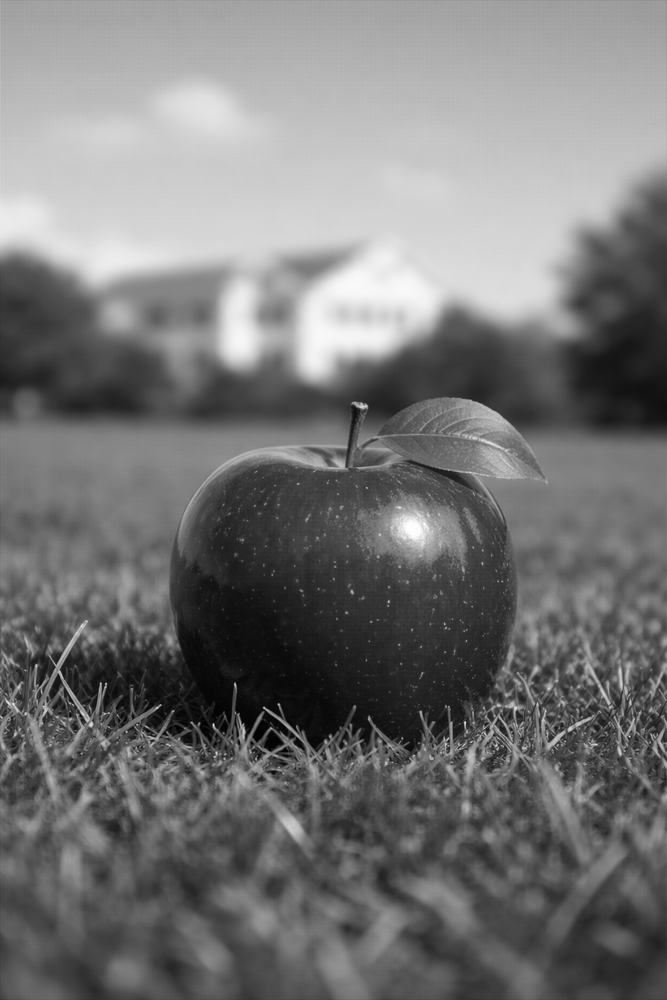
#> input picture for_demosaic.png, 667 x 1000 px, shrunk from 1024 x 1536 before the run
$ python main.py
#> lines starting #> are read from the running program, lines starting #| are printed output that depends on the picture; after the words box and inside, x2 and y2 are one past the last pixel; in counts of white or black regions, pixels touching at a corner belong together
#> further down, img is the input picture: shape (1000, 667) float32; min 0, max 0.996, mean 0.461
import numpy as np
import matplotlib.pyplot as plt
from scipy.ndimage import median_filter

def plot_check_filter(str):
    '''
     By the result of png, we know that the filter is: [[G R] [B G]]
    '''
    img = plt.imread(str)
    # chech the original filter
    sub_00 = img[0::2,0::2]
    sub_01 = img[0::2,1::2]
    sub_10 = img[1::2,0::2]
    sub_11 = img[1::2,1::2]

    subs = [sub_00, sub_01, sub_10, sub_11]

    # plot subplots for these 4 plots
    fig, ax = plt.subplots(2,2)
    for i in range(2):
        for j in range(2):
            ax[i,j].imshow(subs[i*2+j], cmap='gray')
    # save plots as png
    plt.savefig('original_filters.png')
    # show plots
    plt.show()


# Hamilton Adams to interpolate G
def Hamilton_adams(original_img):
    '''
    Args:
        original_img: original image
    Returns:
        interpolated green ndarray
    '''
    img_pad = np.pad(original_img,pad_width = 2,mode = 'reflect')
    R5 = img_pad[2:-2,2:-2] # red center

    # horizontal
    R3 = img_pad[2:-2,0:-4]
    G4 = img_pad[2:-2,1:-3]
    G6 = img_pad[2:-2,3:-1]
    R7 = img_pad[2:-2,4:]

    # verticle
    R1 = img_pad[0:-4,2:-2]
    G2 = img_pad[1:-3,2:-2]
    G8 = img_pad[3:-1,2:-2]
    R9 = img_pad[4:,2:-2]

    # edge detect
    dH = np.abs(G4-G6) + np.abs(2*R5-R3-R7)
    dV = np.abs(G2-G8) + np.abs(2*R5-R1-R9)
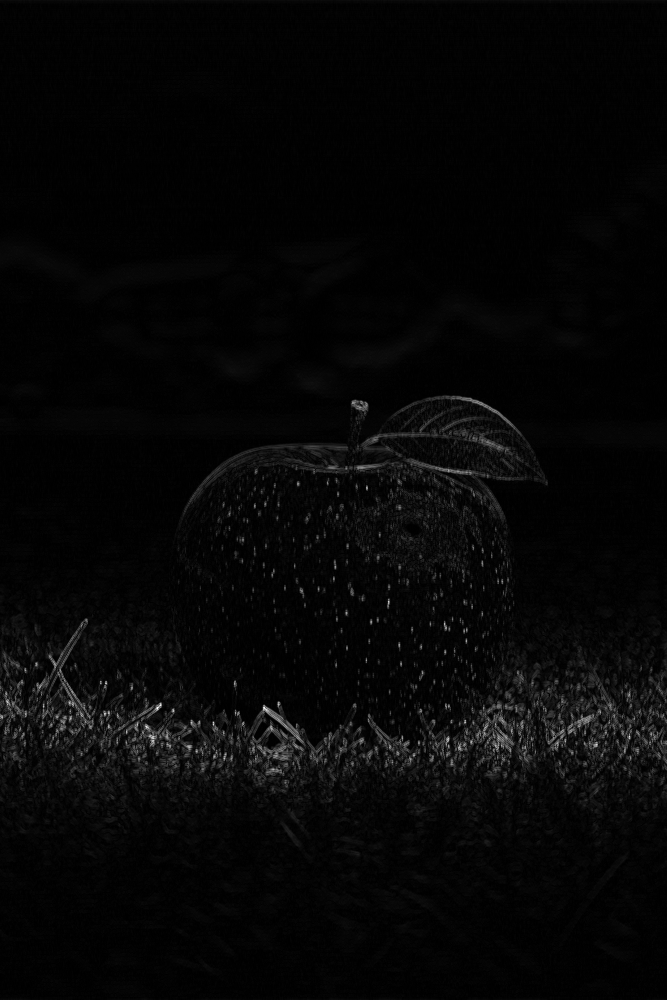
#> dV: shape (1000, 667) float32; min 0, max 1.6, mean 0.0425; drawn with min black and max white


    # mask for green interpolation
    G5 = np.zeros_like(R5)
    mask_h = dH > dV
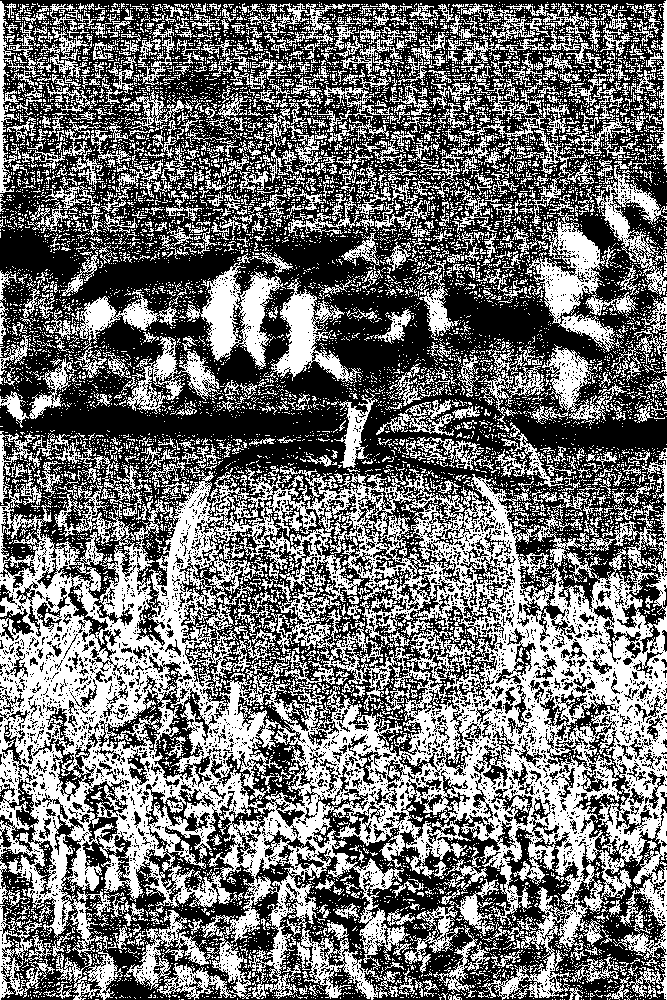
#> mask_h: shape (1000, 667) bool; 44.3% white; 11245 white regions (10318 under 20 px), largest, box (x1, y1, x2, y2) and area: (0, 448, 667, 1000) 153658, (525, 213, 638, 352) 4800, (186, 253, 286, 370) 4270
    G5[mask_h] = (G4[mask_h]+G6[mask_h])/2 + (2*R5[mask_h]-R3[mask_h]-R7[mask_h])/4

    mask_v = dH < dV
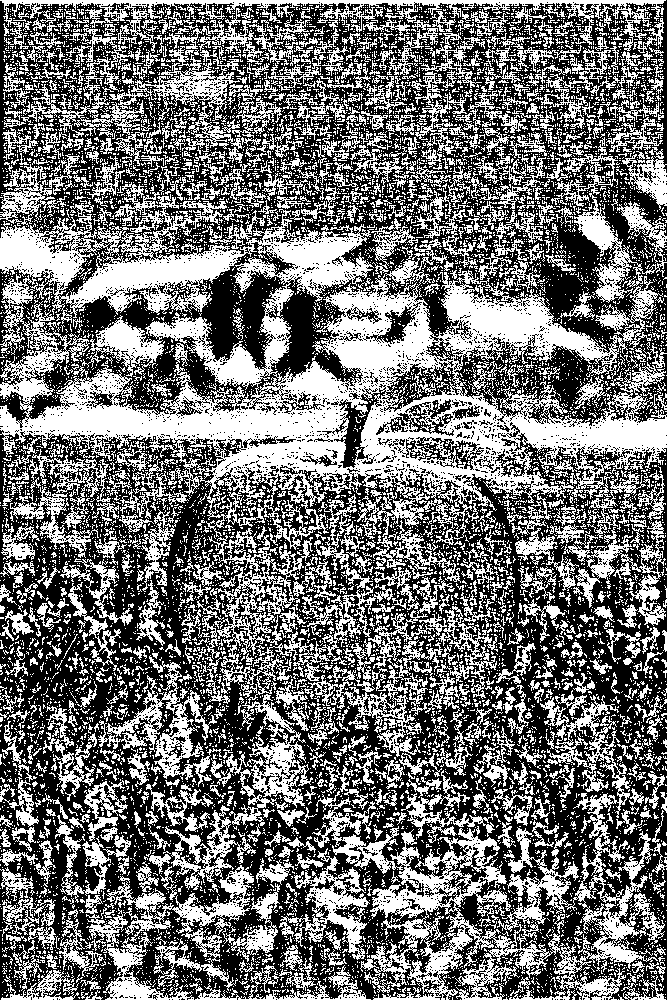
#> mask_v: shape (1000, 667) bool; 44.7% white; 10558 white regions (9526 under 20 px), largest, box (x1, y1, x2, y2) and area: (0, 182, 667, 550) 85741, (312, 695, 665, 1000) 23792, (85, 805, 256, 1000) 8559
    G5[mask_v] = (G2[mask_v]+G8[mask_v])/2 + (2*R5[mask_v]-R1[mask_v]-R9[mask_v])/4

    mask_e = dH == dV
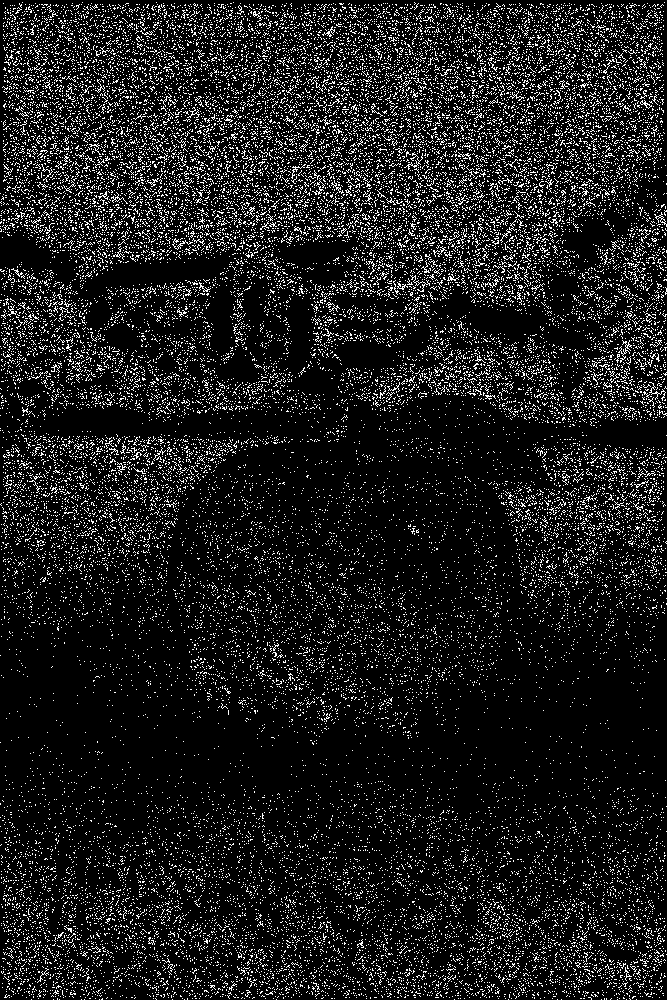
#> mask_e: shape (1000, 667) bool; 11% white in thin lines or dots
    G5[mask_e] = (G4[mask_e]+G6[mask_e]+G2[mask_e]+G8[mask_e])/4 + (4*R5[mask_e]-R1[mask_e]-R3[mask_e]-R7[mask_e]-R9[mask_e])/8
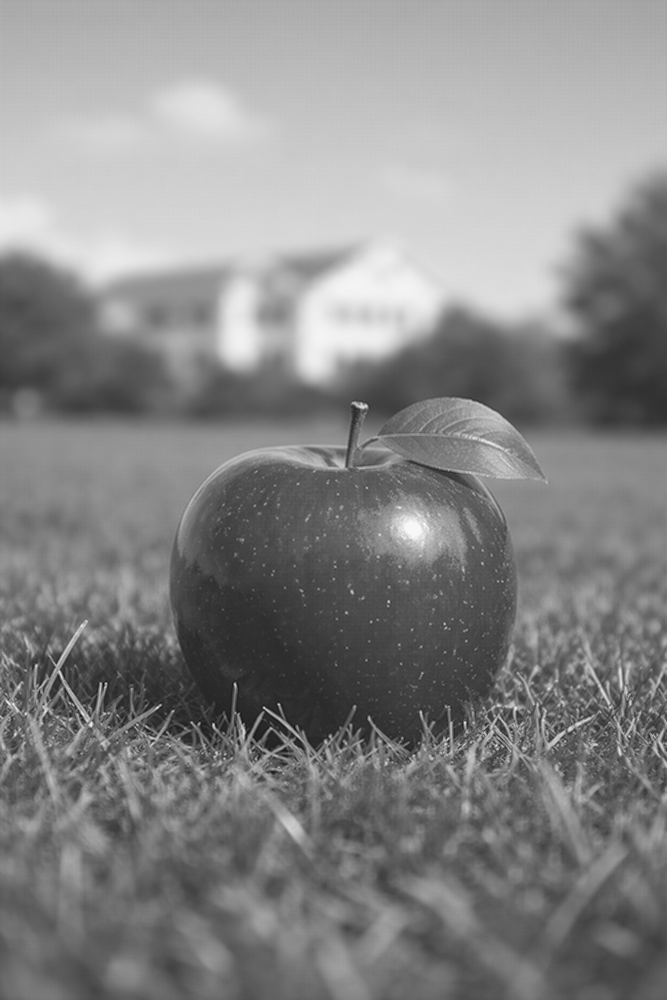
#> G5: shape (1000, 667) float32; min -0.167, max 1.03, mean 0.461; drawn with min black and max white

    return G5

# 色差補色
def color_diff(original_img,full_green,object_colormask,rest_colormask):
    '''
    Args:
        original_img: original image
        full_green: interpolated green ndarray
        object_colormask: the color already have to make diff value
        rest_colormask: for the other color that need to be calculated by shifting
    Returns:
        single color channel
    '''
    kr = np.zeros_like(full_green,dtype=np.float32)
    # 1. color we have
    kr[object_colormask] = original_img[object_colormask] - full_green[object_colormask]

    # 2. color we do not have
    k_pad = np.pad(kr,pad_width=1,mode="reflect")
    k_ul = k_pad[0:-2,0:-2]
    k_ur = k_pad[0:-2,2:]
    k_dl = k_pad[2:,0:-2]
    k_dr = k_pad[2:,2:]

    kr[rest_colormask] = (k_ul[rest_colormask]+k_ur[rest_colormask]+k_dl[rest_colormask]+k_dr[rest_colormask])/4

    # 3. green point to calculate k with 上下左右差值
    k_pad = np.pad(kr,pad_width=1,mode="reflect")
    k_u = k_pad[0:-2,1:-1]
    k_d = k_pad[2:,1:-1]
    k_l = k_pad[1:-1,0:-2]
    k_r = k_pad[1:-1,2:]
    green_mask = ~(object_colormask|rest_colormask)
#> green_mask: shape (1000, 667) bool; 50% white in thin lines or dots
    kr[green_mask] = (k_d[green_mask]+k_u[green_mask]+k_l[green_mask]+k_r[green_mask])/4

    # median filter to smooth
    kr = median_filter(kr,size=3)
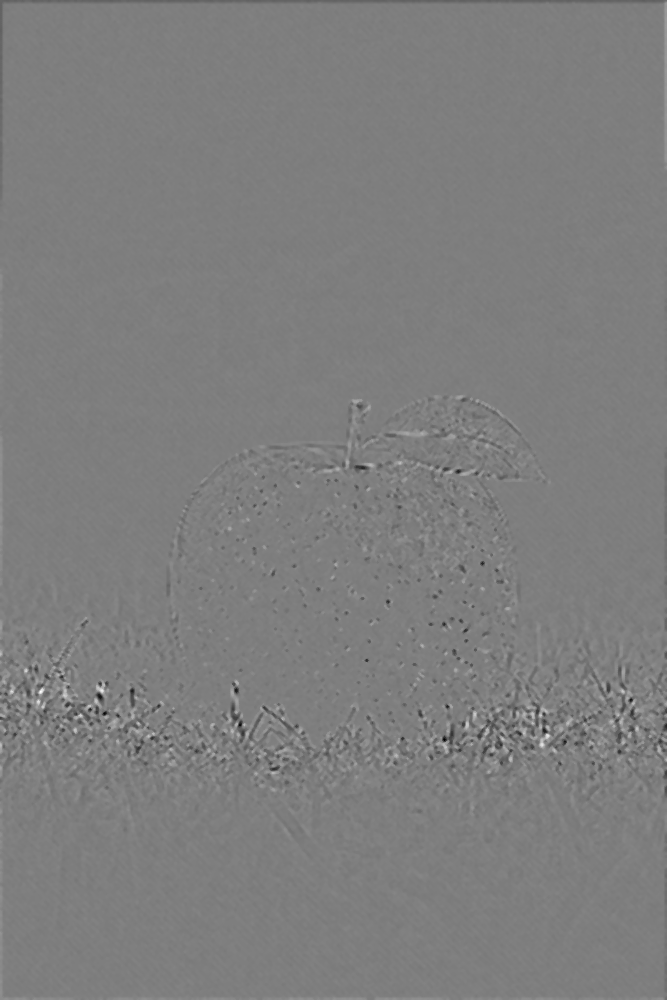
#> kr: shape (1000, 667) float32; min -0.115, max 0.117, mean -0.000112; drawn with min black and max white

    full_color_channel = full_green + kr
    return full_color_channel

img = plt.imread('for_demosaic.png')
full_green = img.copy().astype(np.float32)
interpolation_green = Hamilton_adams(img)

# By the result of png, we know that the filter is: [[G R] [B G]]
is_red = np.zeros_like(img,dtype=bool)
is_blue = np.zeros_like(img,dtype= bool)
is_red[0::2,1::2] = True
is_blue[1::2,0::2] = True

interpolation_green_mask = is_blue|is_red
full_green[interpolation_green_mask] = interpolation_green[interpolation_green_mask]

full_red = color_diff(img,full_green,is_red,is_blue)
full_blue = color_diff(img,full_green,is_blue,is_red)
#> in color_diff (call 2), `kr[green_mask] = (k_d[green_mask]+k_u[green_mask]+k_l[green_mask]+k_r[..`:
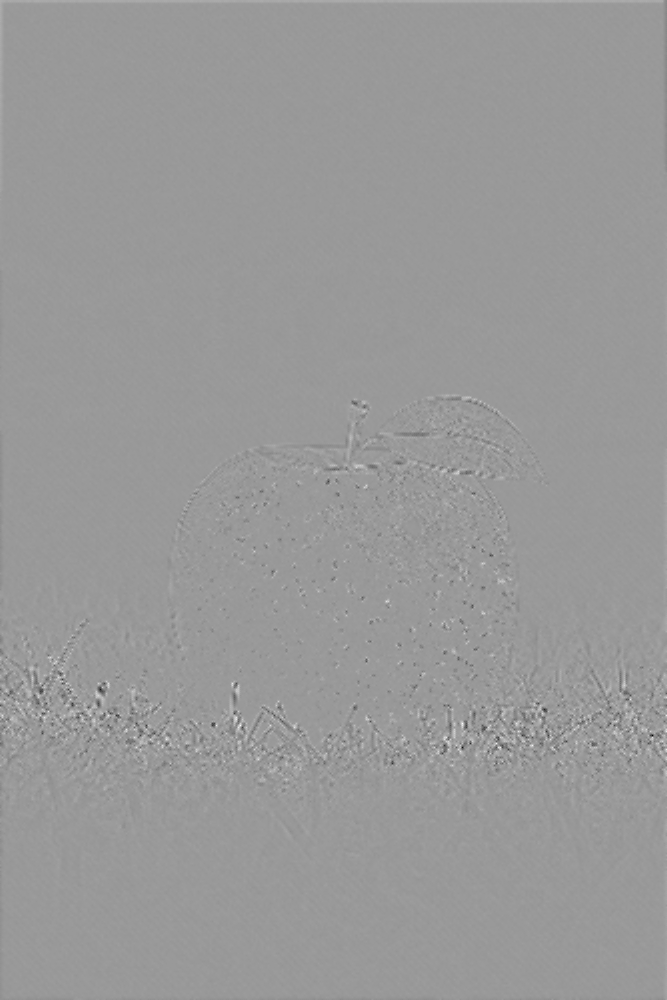
#> kr: shape (1000, 667) float32; min -0.239, max 0.159, mean -7.97e-06; drawn with min black and max white

# combine three channel together BGR
# stack -> clip -> unit8
color_img = np.stack([full_red,full_green,full_blue],axis=2)
if img.max()<=1.0:
    color_img = color_img*255
color_img = np.clip(color_img,0,255)
color_img = color_img.astype(np.uint8)

# save the final image
plt.imsave('color_img.png', color_img)
